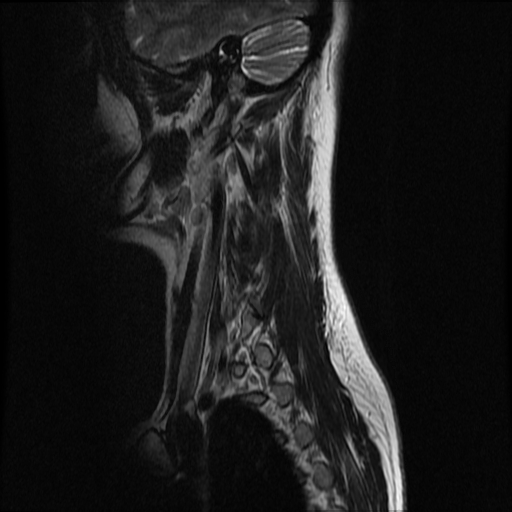
#> input picture data/1/00001_1.2.840.113619.2.312.6945.3553630.16982.1642732646.605.jpg, 512 x 512 px; its folder holds only this picture in this run
$ python image_processing.py
#> lines starting #> are read from the running program, lines starting #| are printed output that depends on the picture; after the words box and inside, x2 and y2 are one past the last pixel; in counts of white or black regions, pixels touching at a corner belong together
"""
Cervical Spine MRI Preprocessing Pipeline
=======================================================
✔ Processes all images
✔ Supports JPG, PNG, JPEG
✔ Skips already processed images (NO re-creation)
✔ Optional duplicate removal
"""

import cv2
import numpy as np
from skimage import restoration
from skimage.filters import threshold_otsu
import matplotlib
matplotlib.use('Agg')
import matplotlib.pyplot as plt
import os
import glob
import hashlib


# ─────────────────────────────────────────────
# DUPLICATE HANDLING
# ─────────────────────────────────────────────
def get_image_hash(image):
    return hashlib.md5(image.tobytes()).hexdigest()


# ─────────────────────────────────────────────
# 1. GRAYSCALE
# ─────────────────────────────────────────────
def to_grayscale(image):
    if len(image.shape) == 3:
        return cv2.cvtColor(image, cv2.COLOR_BGR2GRAY)
    return image.copy()


# ─────────────────────────────────────────────
# 2. DENOISING
# ─────────────────────────────────────────────
def denoise_gaussian(gray):
    return cv2.GaussianBlur(gray, (5, 5), 1.0)


def denoise_nlm(gray):
    return cv2.fastNlMeansDenoising(gray, h=10,
                                    templateWindowSize=7,
                                    searchWindowSize=21)


def denoise_bilateral(gray):
    return cv2.bilateralFilter(gray, 9, 75, 75)


def full_denoise_pipeline(gray):
    g = denoise_gaussian(gray)
    n = denoise_nlm(g)
    b = denoise_bilateral(n)
    return b


# ─────────────────────────────────────────────
# 3. CANNY + OTSU
# ─────────────────────────────────────────────
def canny_with_otsu(gray):
    otsu = threshold_otsu(gray)
    edges = cv2.Canny(gray, otsu * 0.5, otsu)
    return edges, otsu


# ─────────────────────────────────────────────
# 4. TV FILTER
# ─────────────────────────────────────────────
def tv_filter_with_otsu(gray, weight=0.1):
    gray_f = gray.astype(np.float64) / 255.0
    tv = restoration.denoise_tv_chambolle(gray_f, weight=weight)
    tv = (tv * 255).astype(np.uint8)

    otsu = threshold_otsu(tv)
    mask = (tv > otsu).astype(np.uint8) * 255

    return tv, mask, otsu


# ─────────────────────────────────────────────
# MAIN PREPROCESS FUNCTION
# ─────────────────────────────────────────────
def preprocess_image(image_path):
    raw = cv2.imread(image_path)
    if raw is None:
        raise ValueError(f"Cannot read {image_path}")

    gray = to_grayscale(raw)
    denoised = full_denoise_pipeline(gray)
    edges, _ = canny_with_otsu(denoised)
    tv, mask, _ = tv_filter_with_otsu(denoised)

    return {
        "original": raw,
        "gray": gray,
        "denoised": denoised,
        "canny_edges": edges,
        "tv_filtered": tv,
        "tv_mask": mask,
    }


# ─────────────────────────────────────────────
# VISUALIZATION
# ─────────────────────────────────────────────
def visualize_pipeline(result, save_path):
    fig, axes = plt.subplots(2, 3, figsize=(12, 8))

    edge_overlay = cv2.cvtColor(result["gray"], cv2.COLOR_GRAY2RGB)
    edge_overlay[result["canny_edges"] > 0] = [255, 0, 0]

    mask_overlay = cv2.cvtColor(result["gray"], cv2.COLOR_GRAY2RGB)
    mask_overlay[result["tv_mask"] > 0] = [0, 200, 255]

    images = [
        result["original"],
        result["gray"],
        result["denoised"],
        result["canny_edges"],
        edge_overlay,
        mask_overlay
    ]

    titles = [
        "Original", "Gray", "Denoised",
        "Canny", "Edges Overlay", "Mask Overlay"
    ]

    for ax, img, title in zip(axes.flatten(), images, titles):
        if len(img.shape) == 2:
            ax.imshow(img, cmap="gray")
        else:
            ax.imshow(cv2.cvtColor(img, cv2.COLOR_BGR2RGB))
        ax.set_title(title)
        ax.axis("off")

    plt.tight_layout()
    plt.savefig(save_path)
    plt.close()


# ─────────────────────────────────────────────
# BATCH PROCESS
# ─────────────────────────────────────────────
def batch_preprocess(data_dir, output_dir, max_per_folder=None, remove_duplicates=True):

#> called with data_dir = 'data', output_dir = 'outputs/preprocessing', remove_duplicates = True
    os.makedirs(output_dir, exist_ok=True)

    processed = []
    seen_hashes = set()
    duplicates = 0
    total_images = 0
    skipped_existing = 0

    folders = sorted(glob.glob(os.path.join(data_dir, "*")))

    for folder in folders:
        if not os.path.isdir(folder):
            continue

        pid = os.path.basename(folder)

        images = []
        for ext in ["*.jpg", "*.png", "*.jpeg"]:
            images.extend(glob.glob(os.path.join(folder, ext)))

        images = sorted(images)

        if max_per_folder is not None:
            images = images[:max_per_folder]

        print(f"\n Folder: {pid} | Images: {len(images)}")

        for img_path in images:

            total_images += 1

            fname = os.path.splitext(os.path.basename(img_path))[0]
            save_path = os.path.join(output_dir, f"{pid}_{fname}.png")

            #  SKIP if already processed
            if os.path.exists(save_path):
                skipped_existing += 1
                continue

            raw = cv2.imread(img_path)
#> raw is the input picture: shape (512, 512, 3); min 0, max 255, mean 29.3
            if raw is None:
                print(f" Cannot read: {img_path}")
                continue

            if remove_duplicates:
                h = get_image_hash(raw)
#> h = 'c817f531f32dce5c1bfebe7219c51833'
                if h in seen_hashes:
                    duplicates += 1
                    continue

            try:
                result = preprocess_image(img_path)
#> in denoise_bilateral, `return cv2.bilateralFilter(gray, 9, 75, 75)`:
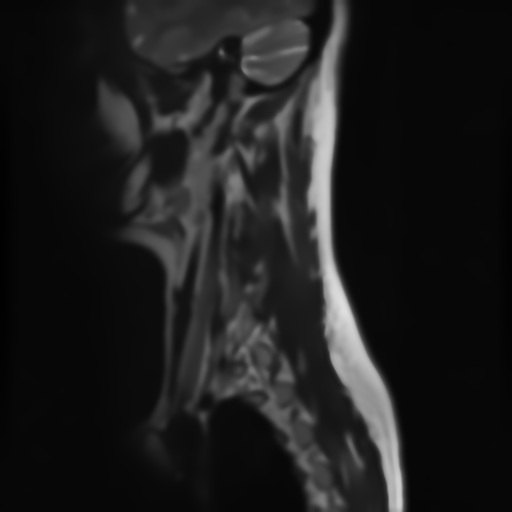
#> returned value: shape (512, 512); min 1, max 223, mean 29.1
#> in canny_with_otsu, `otsu = threshold_otsu(gray)`: otsu = 60
#> in canny_with_otsu, `edges = cv2.Canny(gray, otsu * 0.5, otsu)`:
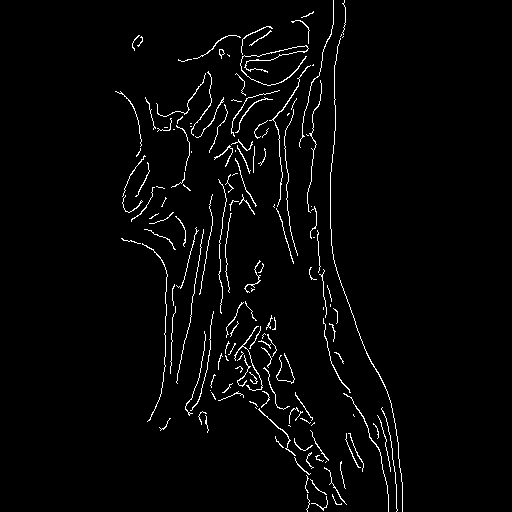
#> edges: shape (512, 512); 2.6% white in thin lines or dots, all inside (x1, y1, x2, y2) = (115, 0, 403, 512)
#> in tv_filter_with_otsu, `otsu = threshold_otsu(tv)`: otsu = 58
#> in tv_filter_with_otsu, `mask = (tv > otsu).astype(np.uint8) * 255`:
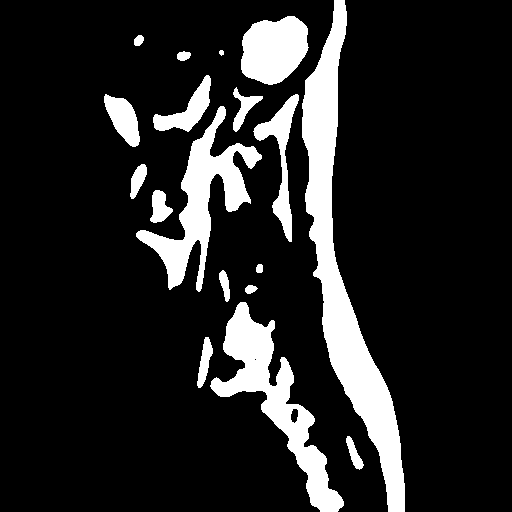
#> mask: shape (512, 512); 14.5% white; 18 white regions, largest, box (x1, y1, x2, y2) and area: (302, 0, 405, 512) 14093, (210, 302, 344, 512) 7268, (136, 106, 262, 292) 6324
#> result = 6 items
                visualize_pipeline(result, save_path)
#> in visualize_pipeline, `edge_overlay[result["canny_edges"] > 0] = [255, 0, 0]`:
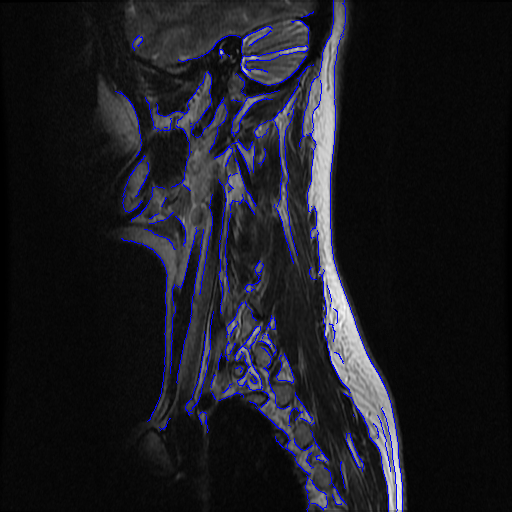
#> edge_overlay: shape (512, 512, 3); 2.59% of pixels changed, all inside (x1, y1, x2, y2) = (115, 0, 403, 512)
#> in visualize_pipeline, `mask_overlay[result["tv_mask"] > 0] = [0, 200, 255]`:
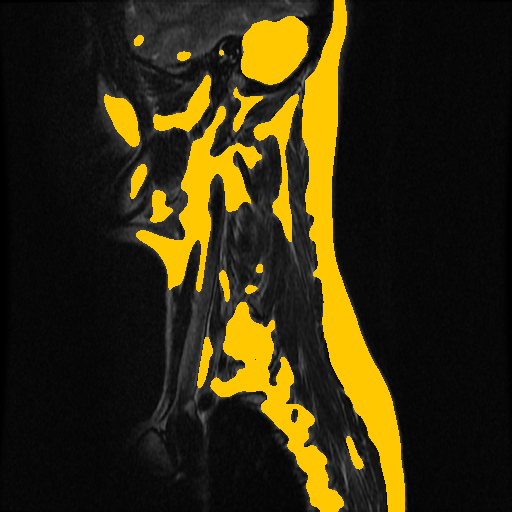
#> mask_overlay: shape (512, 512, 3); 14.5% of pixels changed, all inside (x1, y1, x2, y2) = (104, 0, 405, 512)
#> the loop in visualize_pipeline, `for ax, img, title in zip(axes.flatten(), images, titles):` made 6 passes
#> title on passes 1 to 6: 'Original', 'Gray', 'Denoised', 'Canny', 'Edges Overlay', 'Mask Overlay'
#> in visualize_pipeline, `plt.savefig(save_path)`:
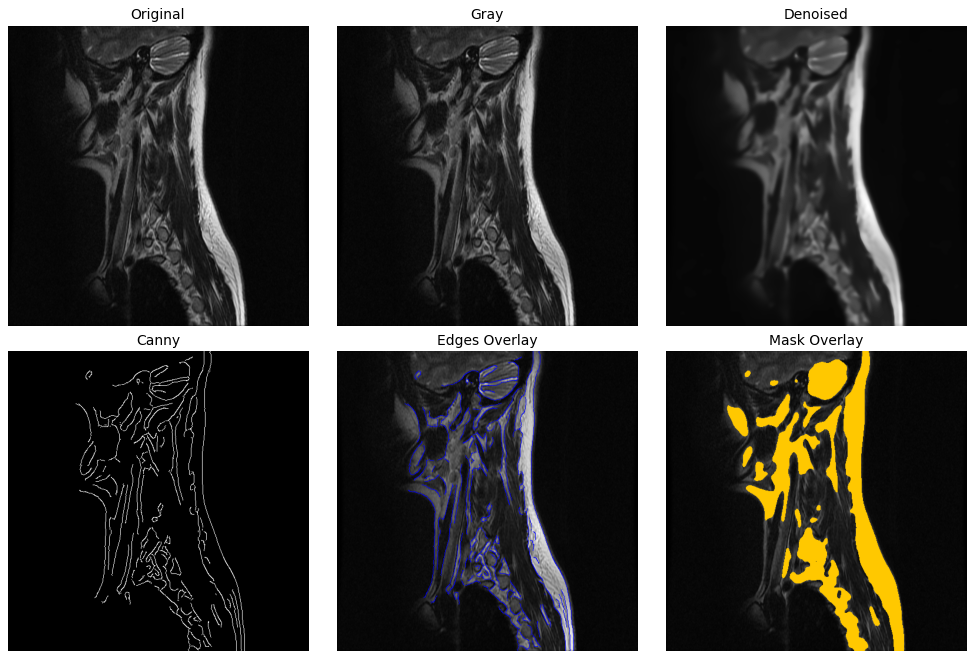
#> figure drawn by matplotlib, 6 panels

                processed.append(img_path)

                if remove_duplicates:
                    seen_hashes.add(h)

            except Exception as e:
                print(f" Error: {img_path} → {e}")
#> pass 2 of the loop in batch_preprocess, `for folder in folders:`:
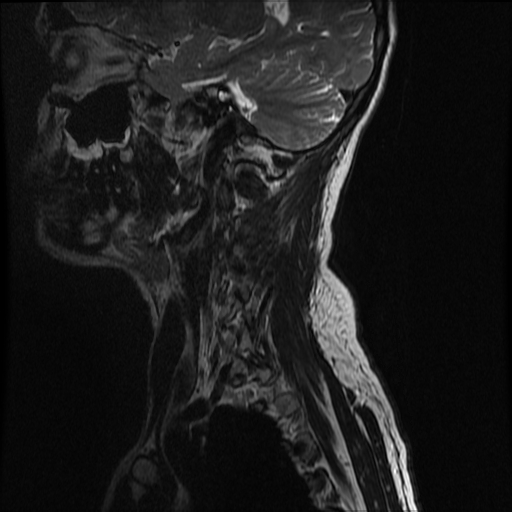
#> input picture data/10/00001_1.2.840.113619.2.312.6945.3553630.16714.1637025095.68.jpg, 512 x 512 px
#> in batch_preprocess, raw is the input picture: shape (512, 512, 3); min 0, max 255, mean 28.9
#> h = '995f4033594beae72444c6fc5d034ce2'
#> in canny_with_otsu (call 2), `otsu = threshold_otsu(gray)`: otsu = 51
#> in canny_with_otsu (call 2), `edges = cv2.Canny(gray, otsu * 0.5, otsu)`:
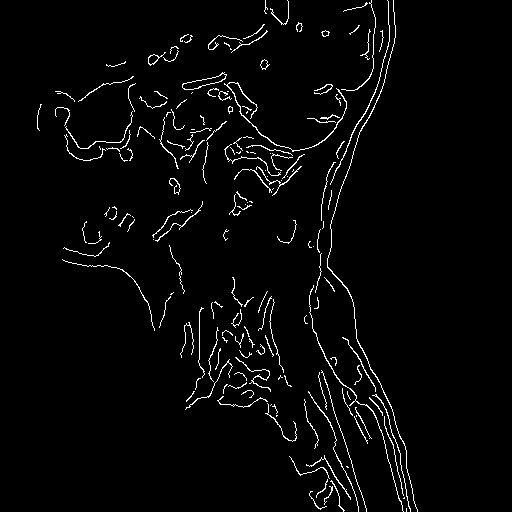
#> edges: shape (512, 512); 2.8% white in thin lines or dots, all inside (x1, y1, x2, y2) = (37, 0, 418, 512)
#> mask: shape (512, 512); 17.2% white; 27 white regions (2 under 20 px), largest, box (x1, y1, x2, y2) and area: (147, 0, 376, 197) 20961, (305, 9, 419, 512) 11315, (311, 379, 367, 512) 2497
#> edge_overlay: shape (512, 512, 3); 2.78% of pixels changed, all inside (x1, y1, x2, y2) = (37, 0, 418, 512)
#> mask_overlay: shape (512, 512, 3); 17.16% of pixels changed, all inside (x1, y1, x2, y2) = (59, 0, 419, 512)
#> the loop in visualize_pipeline (call 2), `for ax, img, title in zip(axes.flatten(), images, titles):` made 6 passes
#> in visualize_pipeline (call 2), `plt.savefig(save_path)`:
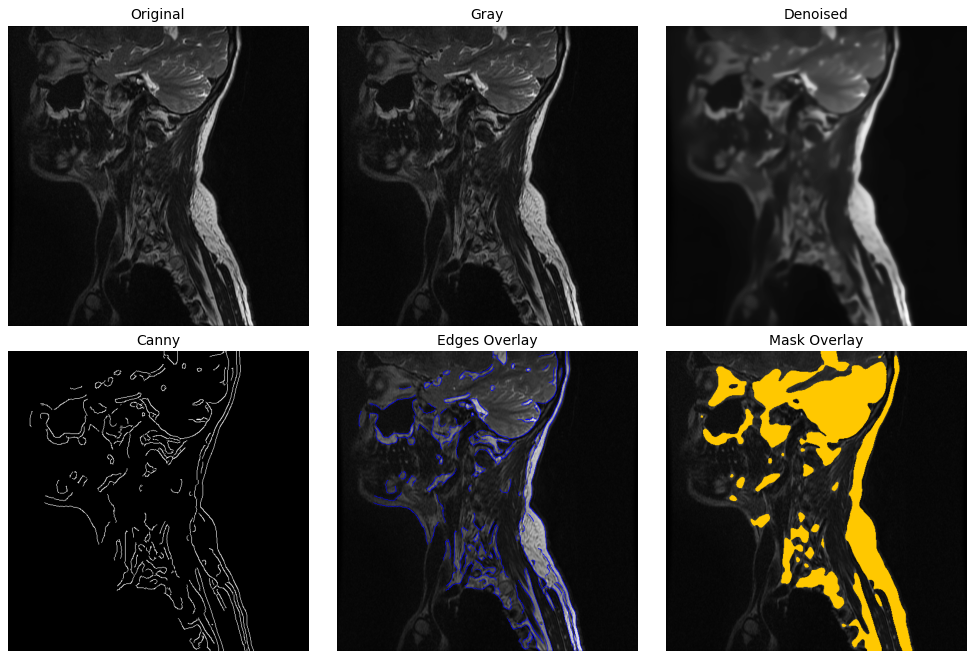
#> figure drawn by matplotlib, 6 panels

    print("\n" + "="*50)
    print(f" Total images found: {total_images}")
    print(f" Newly processed: {len(processed)}")
    print(f" Skipped (already exists): {skipped_existing}")
    print(f" Skipped duplicates: {duplicates}")
    print("="*50)

    return processed


# ─────────────────────────────────────────────
# MAIN
# ─────────────────────────────────────────────
if __name__ == "__main__":
    data_dir = "data"
    output_dir = "outputs/preprocessing"

    batch_preprocess(data_dir, output_dir)
